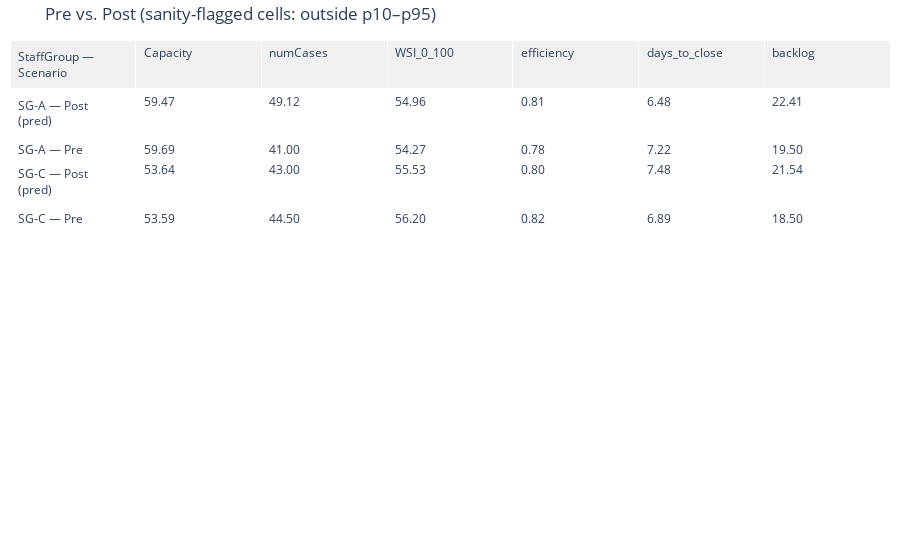

The code cell stored with this chart in its notebook:
### Markdown cell above
### 📊 Visualizing the Simulation Outcome
This cell presents the results of the "what-if" simulation in three parts:

1.  **Sanity Check:** The first table displays the typical range of values for each metric. This serves as a baseline to judge whether the predicted outcomes are plausible or represent extreme changes.
2.  **Results Plot:** The main visualization shows a side-by-side, color-coded comparison of team metrics **before** and **after** the simulated employee move, with out-of-range values highlighted.
3.  **Detailed Data:** The final table shows the raw data that was used to generate the plot, provided for detailed inspection.

Finally, the main results plot is saved as a `.png` image file for easy use in reports or presentations.

### Code cell
# 6. Display the results
print("\n--- Sanity Check: Typical Metric Ranges (based on pre-move data) ---")
display(sanity_df)

print("\n--- Simulation Results: Comparing 'Before' vs. 'After' ---")
fig.show()

print("\n--- Detailed Dataframes ---")
display(combined)

# --- ADD THIS TO SAVE THE PLOT ---
# Define a path for the simulation heatmap
simulation_heatmap_path = "simulation_heatmap.png"

# Save the Plotly figure as a static image
# You may need to run: pip install -U kaleido
fig.write_image(simulation_heatmap_path)

print(f"✅ Simulation heatmap saved to: {simulation_heatmap_path}")

### Figure 1 — Plotly figure (JSON) as saved in the notebook; plotly's stock layout.template omitted (floating-point values rounded to 4 significant figures)
{"data": [{"cells": {"align": "left", "fill": {"color": [["rgba(0,0,0,0)", "rgba(0,0,0,0)", "rgba(0,0,0,0)", "rgba(0,0,0,0)"], ["rgba(0,0,0,0)", "rgba(0,0,0,0)", "rgba(0,0,0,0)", "rgba(0,0,0,0)"], ["rgba(0,0,0,0)", "rgba(0,0,0,0)", "rgba(0,0,0,0)", "rgba(0,0,0,0)"], ["rgba(0,0,0,0)", "rgba(0,0,0,0)", "rgba(0,0,0,0)", "rgba(0,0,0,0)"], ["rgba(0,0,0,0)", "rgba(0,0,0,0)", "rgba(0,0,0,0)", "rgba(0,0,0,0)"], ["rgba(0,0,0,0)", "rgba(0,0,0,0)", "rgba(0,0,0,0)", "rgba(0,0,0,0)"], ["rgba(0,0,0,0)", "rgba(0,0,0,0)", "rgba(0,0,0,0)", "rgba(0,0,0,0)"]]}, "format": [null, ".2f", ".2f", ".2f", ".2f", ".2f", ".2f"], "values": [["SG-A — Post (pred)", "SG-A — Pre", "SG-C — Post (pred)", "SG-C — Pre"], [59.47, 59.69, 53.64, 53.59], [49.12, 41, 43, 44.5], [54.96, 54.27, 55.53, 56.2], [0.8109, 0.7803, 0.7979, 0.824], [6.475, 7.222, 7.481, 6.886], [22.41, 19.5, 21.54, 18.5]]}, "header": {"align": "left", "fill": {"color": "rgba(240,240,240,1)"}, "values": ["StaffGroup — Scenario", "Capacity", "numCases", "WSI_0_100", "efficiency", "days_to_close", "backlog"]}, "type": "table"}], "layout": {"margin": {"b": 10, "l": 10, "r": 10, "t": 40}, "title": {"text": "Pre vs. Post (sanity-flagged cells: outside p10–p95)"}}}
